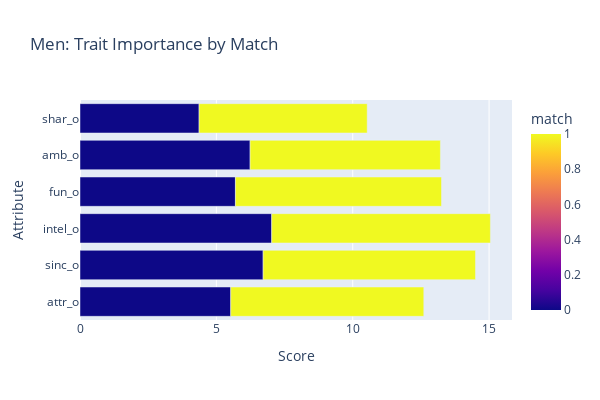
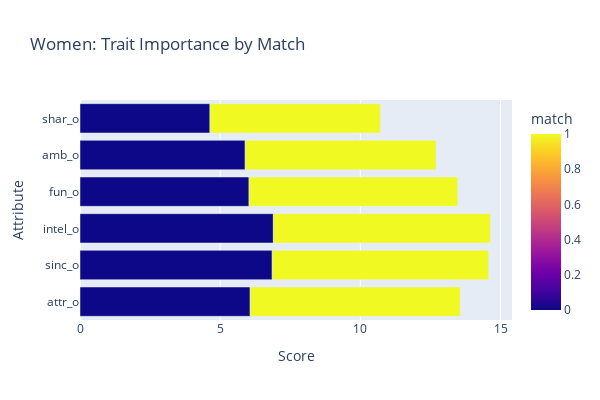

These figures' notebook cell, in order:
### Code cell
df_men = table[table['gender_label'] == 'Men'].drop(columns='gender_label').melt(id_vars='match', var_name='Attribute', value_name='Score')
df_women = table[table['gender_label'] == 'Women'].drop(columns='gender_label').melt(id_vars='match', var_name='Attribute', value_name='Score')

# 2. Plot for Men
fig_men = px.bar(df_men, 
                 x='Score', y='Attribute', color='match', 
                 orientation='h', barmode='group',
                 color_discrete_map={0: 'lightgray', 1: 'royalblue'},
                 title='Men: Trait Importance by Match')

fig_men.update_layout(width=600, height=400)
fig_men.show()

# 3. Plot for Women
fig_women = px.bar(df_women, 
                   x='Score', y='Attribute', color='match', 
                   orientation='h', barmode='group',
                   color_discrete_map={0: 'lightgray', 1: 'darkorange'},
                   title='Women: Trait Importance by Match')

fig_women.update_layout(width=600, height=400)
fig_women.show()

### Figure 1 — Plotly figure (JSON) as saved in the notebook; plotly's stock layout.template omitted (floating-point values rounded to 4 significant figures)
{"data": [{"alignmentgroup": "True", "hovertemplate": "Score=%{x}<br>Attribute=%{y}<br>match=%{marker.color}<extra></extra>", "legendgroup": "", "marker": {"color": [0, 1, 0, 1, 0, 1, 0, 1, 0, 1, 0, 1], "coloraxis": "coloraxis", "pattern": {"shape": ""}}, "name": "", "offsetgroup": "", "orientation": "h", "showlegend": false, "textposition": "auto", "type": "bar", "x": [5.528, 7.078, 6.715, 7.787, 7.03, 8.018, 5.699, 7.556, 6.237, 6.978, 4.366, 6.164], "xaxis": "x", "y": ["attr_o", "attr_o", "sinc_o", "sinc_o", "intel_o", "intel_o", "fun_o", "fun_o", "amb_o", "amb_o", "shar_o", "shar_o"], "yaxis": "y"}], "layout": {"barmode": "group", "coloraxis": {"colorbar": {"title": {"text": "match"}}, "colorscale": [[0, "#0d0887"], [0.1111, "#46039f"], [0.2222, "#7201a8"], [0.3333, "#9c179e"], [0.4444, "#bd3786"], [0.5556, "#d8576b"], [0.6667, "#ed7953"], [0.7778, "#fb9f3a"], [0.8889, "#fdca26"], [1, "#f0f921"]]}, "height": 400, "legend": {"tracegroupgap": 0}, "title": {"text": "Men: Trait Importance by Match"}, "width": 600, "xaxis": {"anchor": "y", "domain": [0, 1], "title": {"text": "Score"}}, "yaxis": {"anchor": "x", "domain": [0, 1], "title": {"text": "Attribute"}}}}

### Figure 2 — Plotly figure (JSON) as saved in the notebook; plotly's stock layout.template omitted (floating-point values rounded to 4 significant figures)
{"data": [{"alignmentgroup": "True", "hovertemplate": "Score=%{x}<br>Attribute=%{y}<br>match=%{marker.color}<extra></extra>", "legendgroup": "", "marker": {"color": [0, 1, 0, 1, 0, 1, 0, 1, 0, 1, 0, 1], "coloraxis": "coloraxis", "pattern": {"shape": ""}}, "name": "", "offsetgroup": "", "orientation": "h", "showlegend": false, "textposition": "auto", "type": "bar", "x": [6.07, 7.492, 6.857, 7.719, 6.897, 7.742, 6.029, 7.443, 5.894, 6.805, 4.635, 6.077], "xaxis": "x", "y": ["attr_o", "attr_o", "sinc_o", "sinc_o", "intel_o", "intel_o", "fun_o", "fun_o", "amb_o", "amb_o", "shar_o", "shar_o"], "yaxis": "y"}], "layout": {"barmode": "group", "coloraxis": {"colorbar": {"title": {"text": "match"}}, "colorscale": [[0, "#0d0887"], [0.1111, "#46039f"], [0.2222, "#7201a8"], [0.3333, "#9c179e"], [0.4444, "#bd3786"], [0.5556, "#d8576b"], [0.6667, "#ed7953"], [0.7778, "#fb9f3a"], [0.8889, "#fdca26"], [1, "#f0f921"]]}, "height": 400, "legend": {"tracegroupgap": 0}, "title": {"text": "Women: Trait Importance by Match"}, "width": 600, "xaxis": {"anchor": "y", "domain": [0, 1], "title": {"text": "Score"}}, "yaxis": {"anchor": "x", "domain": [0, 1], "title": {"text": "Attribute"}}}}
